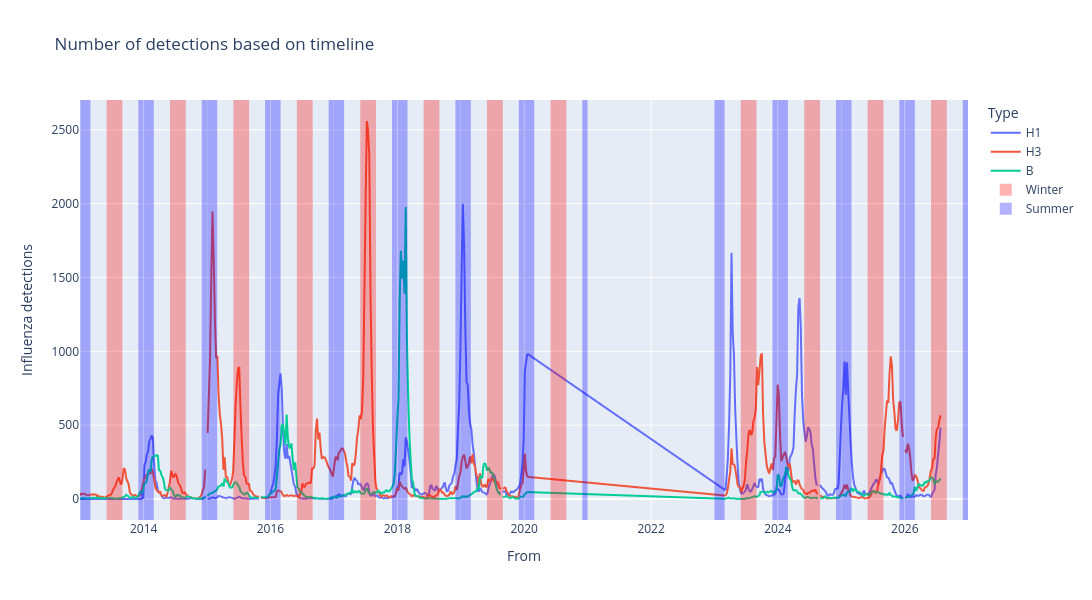

This figure's notebook cell:
### Code cell
df_long = tdf.melt(
    id_vars=["From"],
    value_vars=["H1", "H3", "B"],
    var_name="Type",  
    value_name="Influenza detections",  
)

fig = px.line(df_long, "From", "Influenza detections", color="Type",
              title="Number of detections based on timeline", 
              width=1500, height=600
             )
for year in sorted(tdf["Year"].unique()):
    start = pd.Timestamp(int(year), 6, 1)
    end = pd.Timestamp(int(year), 8, 31)
    fig.add_vrect(start, end, line_width=0, fillcolor="red", opacity=0.3)
    
    start = pd.Timestamp(int(year), 1, 1)
    end = pd.Timestamp(int(year), 2, 28)
    fig.add_vrect(start, end, line_width=0, fillcolor="blue", opacity=0.3)

    start = pd.Timestamp(int(year), 12, 1)
    end = pd.Timestamp(int(year), 12, 31)

    fig.add_vrect(start, end, line_width=0, fillcolor="blue", opacity=0.3)

fig.add_trace(
    go.Scatter(
        x=[None], y=[None],
        mode="markers",
        marker=dict(size=12, symbol="square", color="rgba(255, 0, 0, 0.3)"),
        name="Winter", 
        showlegend=True,
    )
)
fig.add_trace(
    go.Scatter(
        x=[None], y=[None],
        mode="markers",
        marker=dict(size=12, symbol="square", color="rgba(0, 0, 255, 0.3)"),
        name="Summer", 
        showlegend=True,
    )
)

fig.show()

### Figure 1 — Plotly figure (JSON) as saved in the notebook; plotly's stock layout.template omitted (floating-point values rounded to 4 significant figures; data arrays with more than 128 entries replaced by an {"elided": "..."} marker saying what was removed)
{"data": [{"hovertemplate": "Type=H1<br>From=%{x}<br>Influenza detections=%{y}<extra></extra>", "legendgroup": "H1", "line": {"color": "#636efa", "dash": "solid"}, "marker": {"symbol": "circle"}, "mode": "lines", "name": "H1", "showlegend": true, "type": "scattergl", "x": {"elided": "548 str values"}, "xaxis": "x", "y": {"elided": "548 float values"}, "yaxis": "y"}, {"hovertemplate": "Type=H3<br>From=%{x}<br>Influenza detections=%{y}<extra></extra>", "legendgroup": "H3", "line": {"color": "#EF553B", "dash": "solid"}, "marker": {"symbol": "circle"}, "mode": "lines", "name": "H3", "showlegend": true, "type": "scattergl", "x": {"elided": "548 str values"}, "xaxis": "x", "y": {"elided": "548 float values"}, "yaxis": "y"}, {"hovertemplate": "Type=B<br>From=%{x}<br>Influenza detections=%{y}<extra></extra>", "legendgroup": "B", "line": {"color": "#00cc96", "dash": "solid"}, "marker": {"symbol": "circle"}, "mode": "lines", "name": "B", "showlegend": true, "type": "scattergl", "x": {"elided": "548 str values"}, "xaxis": "x", "y": {"elided": "548 float values"}, "yaxis": "y"}, {"marker": {"color": "rgba(255, 0, 0, 0.3)", "size": 12, "symbol": "square"}, "mode": "markers", "name": "Winter", "showlegend": true, "type": "scatter", "x": [null], "y": [null]}, {"marker": {"color": "rgba(0, 0, 255, 0.3)", "size": 12, "symbol": "square"}, "mode": "markers", "name": "Summer", "showlegend": true, "type": "scatter", "x": [null], "y": [null]}], "layout": {"height": 600, "legend": {"title": {"text": "Type"}, "tracegroupgap": 0}, "shapes": [{"fillcolor": "red", "line": {"width": 0}, "opacity": 0.3, "type": "rect", "x0": "2013-06-01T00:00:00", "x1": "2013-08-31T00:00:00", "xref": "x", "y0": 0, "y1": 1, "yref": "y domain"}, {"fillcolor": "blue", "line": {"width": 0}, "opacity": 0.3, "type": "rect", "x0": "2013-01-01T00:00:00", "x1": "2013-02-28T00:00:00", "xref": "x", "y0": 0, "y1": 1, "yref": "y domain"}, {"fillcolor": "blue", "line": {"width": 0}, "opacity": 0.3, "type": "rect", "x0": "2013-12-01T00:00:00", "x1": "2013-12-31T00:00:00", "xref": "x", "y0": 0, "y1": 1, "yref": "y domain"}, {"fillcolor": "red", "line": {"width": 0}, "opacity": 0.3, "type": "rect", "x0": "2014-06-01T00:00:00", "x1": "2014-08-31T00:00:00", "xref": "x", "y0": 0, "y1": 1, "yref": "y domain"}, {"fillcolor": "blue", "line": {"width": 0}, "opacity": 0.3, "type": "rect", "x0": "2014-01-01T00:00:00", "x1": "2014-02-28T00:00:00", "xref": "x", "y0": 0, "y1": 1, "yref": "y domain"}, {"fillcolor": "blue", "line": {"width": 0}, "opacity": 0.3, "type": "rect", "x0": "2014-12-01T00:00:00", "x1": "2014-12-31T00:00:00", "xref": "x", "y0": 0, "y1": 1, "yref": "y domain"}, {"fillcolor": "red", "line": {"width": 0}, "opacity": 0.3, "type": "rect", "x0": "2015-06-01T00:00:00", "x1": "2015-08-31T00:00:00", "xref": "x", "y0": 0, "y1": 1, "yref": "y domain"}, {"fillcolor": "blue", "line": {"width": 0}, "opacity": 0.3, "type": "rect", "x0": "2015-01-01T00:00:00", "x1": "2015-02-28T00:00:00", "xref": "x", "y0": 0, "y1": 1, "yref": "y domain"}, {"fillcolor": "blue", "line": {"width": 0}, "opacity": 0.3, "type": "rect", "x0": "2015-12-01T00:00:00", "x1": "2015-12-31T00:00:00", "xref": "x", "y0": 0, "y1": 1, "yref": "y domain"}, {"fillcolor": "red", "line": {"width": 0}, "opacity": 0.3, "type": "rect", "x0": "2016-06-01T00:00:00", "x1": "2016-08-31T00:00:00", "xref": "x", "y0": 0, "y1": 1, "yref": "y domain"}, {"fillcolor": "blue", "line": {"width": 0}, "opacity": 0.3, "type": "rect", "x0": "2016-01-01T00:00:00", "x1": "2016-02-28T00:00:00", "xref": "x", "y0": 0, "y1": 1, "yref": "y domain"}, {"fillcolor": "blue", "line": {"width": 0}, "opacity": 0.3, "type": "rect", "x0": "2016-12-01T00:00:00", "x1": "2016-12-31T00:00:00", "xref": "x", "y0": 0, "y1": 1, "yref": "y domain"}, {"fillcolor": "red", "line": {"width": 0}, "opacity": 0.3, "type": "rect", "x0": "2017-06-01T00:00:00", "x1": "2017-08-31T00:00:00", "xref": "x", "y0": 0, "y1": 1, "yref": "y domain"}, {"fillcolor": "blue", "line": {"width": 0}, "opacity": 0.3, "type": "rect", "x0": "2017-01-01T00:00:00", "x1": "2017-02-28T00:00:00", "xref": "x", "y0": 0, "y1": 1, "yref": "y domain"}, {"fillcolor": "blue", "line": {"width": 0}, "opacity": 0.3, "type": "rect", "x0": "2017-12-01T00:00:00", "x1": "2017-12-31T00:00:00", "xref": "x", "y0": 0, "y1": 1, "yref": "y domain"}, {"fillcolor": "red", "line": {"width": 0}, "opacity": 0.3, "type": "rect", "x0": "2018-06-01T00:00:00", "x1": "2018-08-31T00:00:00", "xref": "x", "y0": 0, "y1": 1, "yref": "y domain"}, {"fillcolor": "blue", "line": {"width": 0}, "opacity": 0.3, "type": "rect", "x0": "2018-01-01T00:00:00", "x1": "2018-02-28T00:00:00", "xref": "x", "y0": 0, "y1": 1, "yref": "y domain"}, {"fillcolor": "blue", "line": {"width": 0}, "opacity": 0.3, "type": "rect", "x0": "2018-12-01T00:00:00", "x1": "2018-12-31T00:00:00", "xref": "x", "y0": 0, "y1": 1, "yref": "y domain"}, {"fillcolor": "red", "line": {"width": 0}, "opacity": 0.3, "type": "rect", "x0": "2019-06-01T00:00:00", "x1": "2019-08-31T00:00:00", "xref": "x", "y0": 0, "y1": 1, "yref": "y domain"}, {"fillcolor": "blue", "line": {"width": 0}, "opacity": 0.3, "type": "rect", "x0": "2019-01-01T00:00:00", "x1": "2019-02-28T00:00:00", "xref": "x", "y0": 0, "y1": 1, "yref": "y domain"}, {"fillcolor": "blue", "line": {"width": 0}, "opacity": 0.3, "type": "rect", "x0": "2019-12-01T00:00:00", "x1": "2019-12-31T00:00:00", "xref": "x", "y0": 0, "y1": 1, "yref": "y domain"}, {"fillcolor": "red", "line": {"width": 0}, "opacity": 0.3, "type": "rect", "x0": "2020-06-01T00:00:00", "x1": "2020-08-31T00:00:00", "xref": "x", "y0": 0, "y1": 1, "yref": "y domain"}, {"fillcolor": "blue", "line": {"width": 0}, "opacity": 0.3, "type": "rect", "x0": "2020-01-01T00:00:00", "x1": "2020-02-28T00:00:00", "xref": "x", "y0": 0, "y1": 1, "yref": "y domain"}, {"fillcolor": "blue", "line": {"width": 0}, "opacity": 0.3, "type": "rect", "x0": "2020-12-01T00:00:00", "x1": "2020-12-31T00:00:00", "xref": "x", "y0": 0, "y1": 1, "yref": "y domain"}, {"fillcolor": "red", "line": {"width": 0}, "opacity": 0.3, "type": "rect", "x0": "2023-06-01T00:00:00", "x1": "2023-08-31T00:00:00", "xref": "x", "y0": 0, "y1": 1, "yref": "y domain"}, {"fillcolor": "blue", "line": {"width": 0}, "opacity": 0.3, "type": "rect", "x0": "2023-01-01T00:00:00", "x1": "2023-02-28T00:00:00", "xref": "x", "y0": 0, "y1": 1, "yref": "y domain"}, {"fillcolor": "blue", "line": {"width": 0}, "opacity": 0.3, "type": "rect", "x0": "2023-12-01T00:00:00", "x1": "2023-12-31T00:00:00", "xref": "x", "y0": 0, "y1": 1, "yref": "y domain"}, {"fillcolor": "red", "line": {"width": 0}, "opacity": 0.3, "type": "rect", "x0": "2024-06-01T00:00:00", "x1": "2024-08-31T00:00:00", "xref": "x", "y0": 0, "y1": 1, "yref": "y domain"}, {"fillcolor": "blue", "line": {"width": 0}, "opacity": 0.3, "type": "rect", "x0": "2024-01-01T00:00:00", "x1": "2024-02-28T00:00:00", "xref": "x", "y0": 0, "y1": 1, "yref": "y domain"}, {"fillcolor": "blue", "line": {"width": 0}, "opacity": 0.3, "type": "rect", "x0": "2024-12-01T00:00:00", "x1": "2024-12-31T00:00:00", "xref": "x", "y0": 0, "y1": 1, "yref": "y domain"}, {"fillcolor": "red", "line": {"width": 0}, "opacity": 0.3, "type": "rect", "x0": "2025-06-01T00:00:00", "x1": "2025-08-31T00:00:00", "xref": "x", "y0": 0, "y1": 1, "yref": "y domain"}, {"fillcolor": "blue", "line": {"width": 0}, "opacity": 0.3, "type": "rect", "x0": "2025-01-01T00:00:00", "x1": "2025-02-28T00:00:00", "xref": "x", "y0": 0, "y1": 1, "yref": "y domain"}, {"fillcolor": "blue", "line": {"width": 0}, "opacity": 0.3, "type": "rect", "x0": "2025-12-01T00:00:00", "x1": "2025-12-31T00:00:00", "xref": "x", "y0": 0, "y1": 1, "yref": "y domain"}, {"fillcolor": "red", "line": {"width": 0}, "opacity": 0.3, "type": "rect", "x0": "2026-06-01T00:00:00", "x1": "2026-08-31T00:00:00", "xref": "x", "y0": 0, "y1": 1, "yref": "y domain"}, {"fillcolor": "blue", "line": {"width": 0}, "opacity": 0.3, "type": "rect", "x0": "2026-01-01T00:00:00", "x1": "2026-02-28T00:00:00", "xref": "x", "y0": 0, "y1": 1, "yref": "y domain"}, {"fillcolor": "blue", "line": {"width": 0}, "opacity": 0.3, "type": "rect", "x0": "2026-12-01T00:00:00", "x1": "2026-12-31T00:00:00", "xref": "x", "y0": 0, "y1": 1, "yref": "y domain"}], "title": {"text": "Number of detections based on timeline"}, "width": 1500, "xaxis": {"anchor": "y", "domain": [0, 1], "title": {"text": "From"}}, "yaxis": {"anchor": "x", "domain": [0, 1], "title": {"text": "Influenza detections"}}}}
